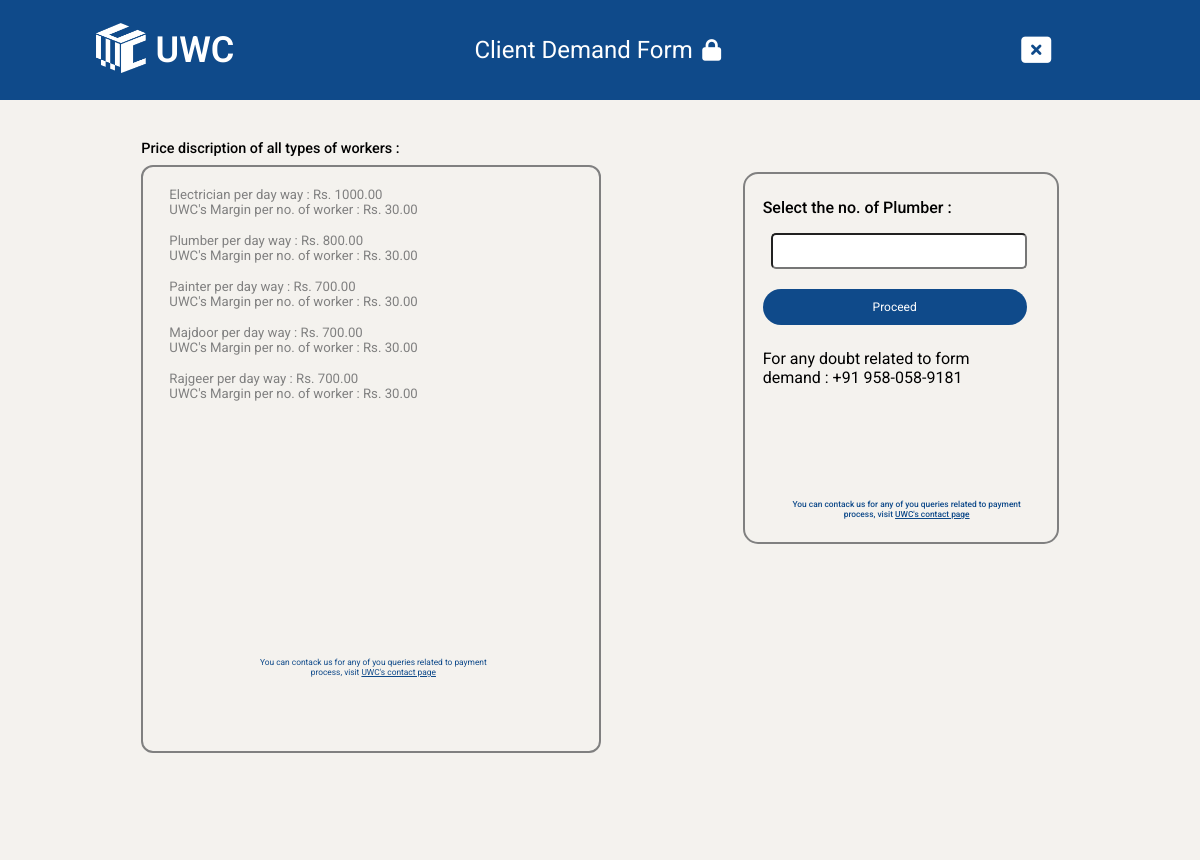
/worker_number/, run on an earlier commit of the app's database.
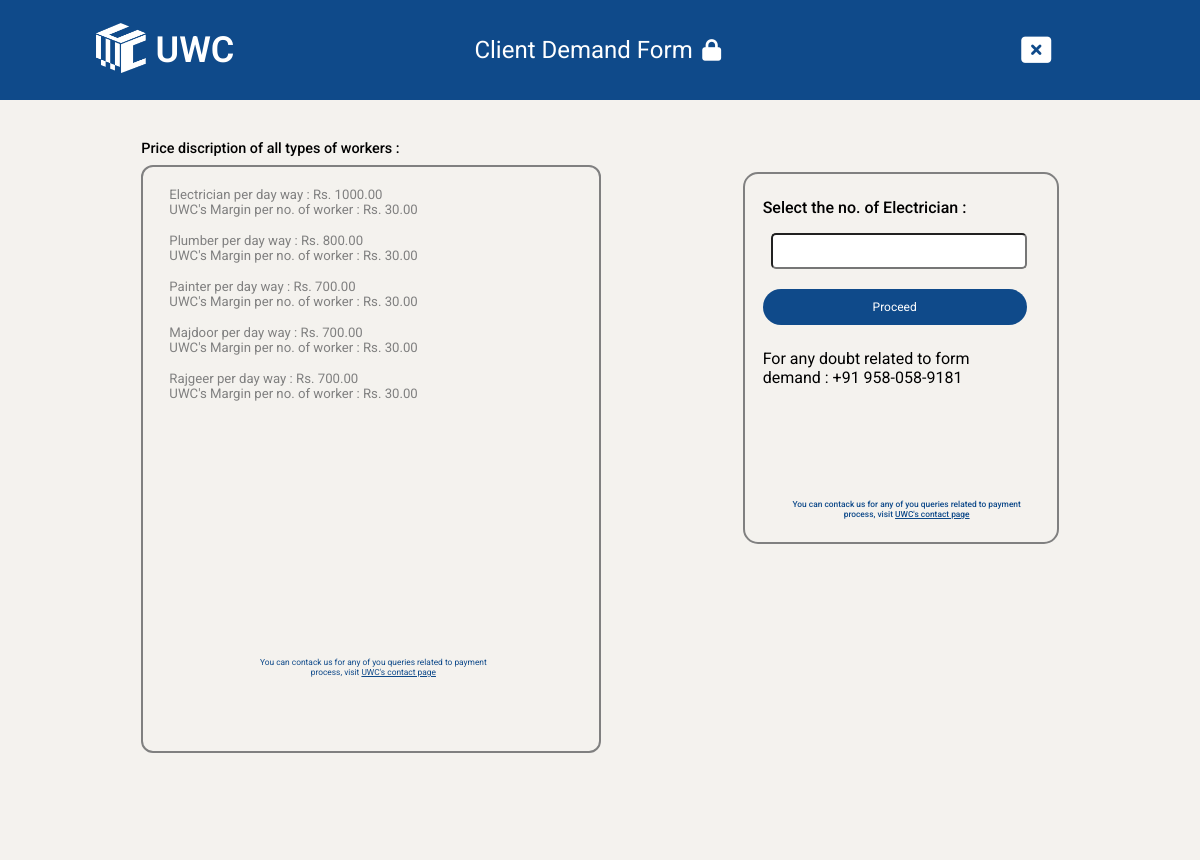
And on a later commit of the database.
### main/models.py (models this page shows)
class Worker_number(models.Model):
   worker_type = models.CharField(max_length=255, null=True, blank=True)
   worker_number = models.PositiveIntegerField(default=1)

### Unity_Workers/views.py (the view)
# urls.py: path('worker_number/',views.worker_number,name='worker_number'),
def worker_number(request):
    if request.method == 'POST':
        worker_number = request.POST.get('worker_number')
        worker = Worker_number.objects.all().last()
        worker.worker_number = worker_number
        worker.save()
        return redirect('client_form')
    worker = Worker_number.objects.all().last()
    worker_type = worker.worker_type
    context = {
        'worker_type':worker_type
    }
    return render(request,'worker_number.html',context)

### templates/worker_number.html (shortened to what this page needs)
{% load static %}
<!DOCTYPE html>
<html lang="en">
<head>
    <link rel="stylesheet" href="https://cdnjs.cloudflare.com/ajax/libs/font-awesome/6.6.0/css/all.min.css" />
</head>
<body>
    <div class="header">
        <div class="logo">
            <img src="{% static 'images/uwc-logo.png' %}" alt="uwc">
        </div>
        <div class="logo-name">UWC</div>
        <div class="title">Client Demand Form</div>
        <div class="title-icon"><i class="fa-solid fa-lock"></i></div>
        <a href="{% url 'home_page' %}"><div class="cross-icon"><i class="fa-solid fa-rectangle-xmark"></i></i></div></a>
    </div>
    <div class="container">
        <div class="block-1">
           <div class="main-line">Price discription of all types of workers :</div>
           <div class="inner-block">
            <div class="content-line">
                <p>Electrician per day way : Rs. 1000.00</p>
                <p>UWC's Margin per no. of worker : Rs. 30.00</p>
            </div>
            <div class="content-line">
                <p>Plumber per day way : Rs. 800.00</p>
                <p>UWC's Margin per no. of worker : Rs. 30.00</p>
            </div>
            <div class="content-line">
                <p>Painter per day way : Rs. 700.00</p>
                <p>UWC's Margin per no. of worker : Rs. 30.00</p>
            </div>
            <div class="content-line">
                <p>Majdoor per day way : Rs. 700.00</p>
                <p>UWC's Margin per no. of worker : Rs. 30.00</p>
            </div>
            <div class="content-line">
                <p>Rajgeer per day way : Rs. 700.00</p>
                <p>UWC's Margin per no. of worker : Rs. 30.00</p>
                <p class="last-line">You can contack us for any of you queries related to payment process, visit <u>UWC's contact page</u></p>
            </div>
           </div>
        </div>
        <div class="block-2">
            <form method="post" action="{% url 'worker_number' %}">
                <label for="worker-no">Select the no. of  {{worker_type}} :</label>
                <input type="number" class="worker-no"  name="worker_number">
                <button type="submit">Proceed</button>
            </form>
            <div class="line-2">For any doubt related to form demand : +91 958-058-9181</div>
            <p>You can contack us for any of you queries related to payment process, visit <u>UWC's contact page</u></p>
        </div>
    </div>
</body>
</html>

What changed in the data, as far as the page shows it:
no longer on this page (row unchanged): Worker_number: worker_type "Plumber"
added Worker_number: worker_type "Electrician"
